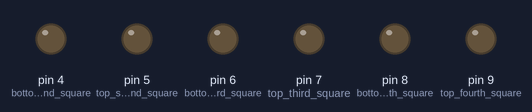
This sketch was run on a simulated Arduino Uno, built with avr-gcc and run on an emulated ATmega328P. On the bench: output pins drawn as LEDs (lit = HIGH). Pins used as bus, display or sensor lines are not drawn.

Above: at 1.0 s.
At 3.3 s:
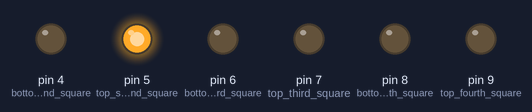
At 5.3 s:
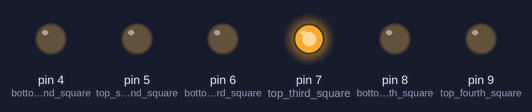
At 7.3 s:
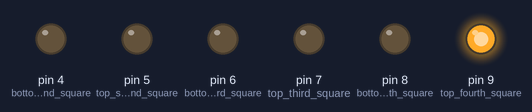
At 9.0 s:
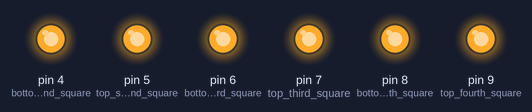
At 12.6 s:
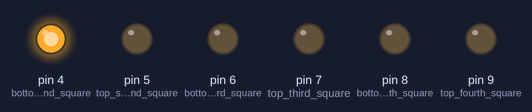
Timing chart, 0 to 13.4 s (numbered marks = the images above):
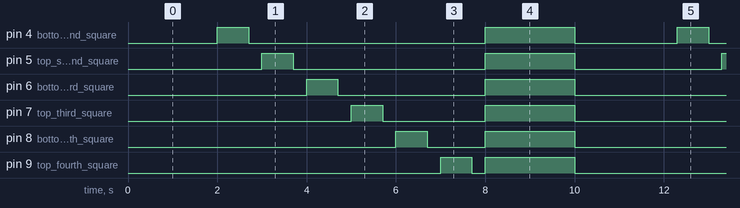

The sketch:

eiffel_tower.ino
```cpp
int short_time_of_delay = 300;
int reg_time_of_delay = 700;
int long_time_of_delay = 2000;
int bottom_first_square = 2;
int top_first_square = 3;
int bottom_second_square = 4;
int top_second_square = 5;
int bottom_third_square = 6;
int top_third_square = 7;
int bottom_fourth_square = 8;
int top_fourth_square = 9;


void setup()
{
  pinMode(bottom_first_square, OUTPUT);
  pinMode(top_first_square, OUTPUT);
  pinMode(bottom_second_square, OUTPUT);
  pinMode(top_second_square, OUTPUT);
  pinMode(bottom_third_square, OUTPUT);
  pinMode(top_third_square, OUTPUT);
  pinMode(bottom_fourth_square, OUTPUT);
  pinMode(top_fourth_square, OUTPUT);
}

void loop()
{
  digitalWrite(bottom_first_square, HIGH);
  digitalWrite(top_first_square, LOW);
  digitalWrite(bottom_second_square, LOW);
  digitalWrite(top_second_square, LOW);
  digitalWrite(bottom_third_square, LOW);
  digitalWrite(top_third_square, LOW);
  digitalWrite(bottom_fourth_square, LOW);
  digitalWrite(top_fourth_square, LOW);
  delay(reg_time_of_delay);
  digitalWrite(bottom_first_square, LOW);
  digitalWrite(top_first_square, LOW);
  digitalWrite(bottom_second_square, LOW);
  digitalWrite(top_second_square, LOW);
  digitalWrite(bottom_third_square, LOW);
  digitalWrite(top_third_square, LOW);
  digitalWrite(bottom_fourth_square, LOW);
  digitalWrite(top_fourth_square, LOW);
  delay(short_time_of_delay);

  digitalWrite(bottom_first_square, LOW);
  digitalWrite(top_first_square, HIGH);
  digitalWrite(bottom_second_square, LOW);
  digitalWrite(top_second_square, LOW);
  digitalWrite(bottom_third_square, LOW);
  digitalWrite(top_third_square, LOW);
  digitalWrite(bottom_fourth_square, LOW);
  digitalWrite(top_fourth_square, LOW);
  delay(reg_time_of_delay);
  digitalWrite(bottom_first_square, LOW);
  digitalWrite(top_first_square, LOW);
  digitalWrite(bottom_second_square, LOW);
  digitalWrite(top_second_square, LOW);
  digitalWrite(bottom_third_square, LOW);
  digitalWrite(top_third_square, LOW);
  digitalWrite(bottom_fourth_square, LOW);
  digitalWrite(top_fourth_square, LOW);
  delay(short_time_of_delay);

  digitalWrite(bottom_first_square, LOW);
  digitalWrite(top_first_square, LOW);
  digitalWrite(bottom_second_square, HIGH);
  digitalWrite(top_second_square, LOW);
  digitalWrite(bottom_third_square, LOW);
  digitalWrite(top_third_square, LOW);
  digitalWrite(bottom_fourth_square, LOW);
  digitalWrite(top_fourth_square, LOW);
  delay(reg_time_of_delay);
  digitalWrite(bottom_first_square, LOW);
  digitalWrite(top_first_square, LOW);
  digitalWrite(bottom_second_square, LOW);
  digitalWrite(top_second_square, LOW);
  digitalWrite(bottom_third_square, LOW);
  digitalWrite(top_third_square, LOW);
  digitalWrite(bottom_fourth_square, LOW);
  digitalWrite(top_fourth_square, LOW);
  delay(short_time_of_delay);

  digitalWrite(bottom_first_square, LOW);
  digitalWrite(top_first_square, LOW);
  digitalWrite(bottom_second_square, LOW);
  digitalWrite(top_second_square, HIGH);
  digitalWrite(bottom_third_square, LOW);
  digitalWrite(top_third_square, LOW);
  digitalWrite(bottom_fourth_square, LOW);
  digitalWrite(top_fourth_square, LOW);
  delay(reg_time_of_delay);
  digitalWrite(bottom_first_square, LOW);
  digitalWrite(top_first_square, LOW);
  digitalWrite(bottom_second_square, LOW);
  digitalWrite(top_second_square, LOW);
  digitalWrite(bottom_third_square, LOW);
  digitalWrite(top_third_square, LOW);
  digitalWrite(bottom_fourth_square, LOW);
  digitalWrite(top_fourth_square, LOW);
  delay(short_time_of_delay);

  digitalWrite(bottom_first_square, LOW);
  digitalWrite(top_first_square, LOW);
  digitalWrite(bottom_second_square, LOW);
  digitalWrite(top_second_square, LOW);
  digitalWrite(bottom_third_square, HIGH);
  digitalWrite(top_third_square, LOW);
  digitalWrite(bottom_fourth_square, LOW);
  digitalWrite(top_fourth_square, LOW);
  delay(reg_time_of_delay);
  digitalWrite(bottom_first_square, LOW);
  digitalWrite(top_first_square, LOW);
  digitalWrite(bottom_second_square, LOW);
  digitalWrite(top_second_square, LOW);
  digitalWrite(bottom_third_square, LOW);
  digitalWrite(top_third_square, LOW);
  digitalWrite(bottom_fourth_square, LOW);
  digitalWrite(top_fourth_square, LOW);
  delay(short_time_of_delay);

  digitalWrite(bottom_first_square, LOW);
  digitalWrite(top_first_square, LOW);
  digitalWrite(bottom_second_square, LOW);
  digitalWrite(top_second_square, LOW);
  digitalWrite(bottom_third_square, LOW);
  digitalWrite(top_third_square, HIGH);
  digitalWrite(bottom_fourth_square, LOW);
  digitalWrite(top_fourth_square, LOW);
  delay(reg_time_of_delay);
  digitalWrite(bottom_first_square, LOW);
  digitalWrite(top_first_square, LOW);
  digitalWrite(bottom_second_square, LOW);
  digitalWrite(top_second_square, LOW);
  digitalWrite(bottom_third_square, LOW);
  digitalWrite(top_third_square, LOW);
  digitalWrite(bottom_fourth_square, LOW);
  digitalWrite(top_fourth_square, LOW);
  delay(short_time_of_delay);

  digitalWrite(bottom_first_square, LOW);
  digitalWrite(top_first_square, LOW);
  digitalWrite(bottom_second_square, LOW);
  digitalWrite(top_second_square, LOW);
  digitalWrite(bottom_third_square, LOW);
  digitalWrite(top_third_square, LOW);
  digitalWrite(bottom_fourth_square, HIGH);
  digitalWrite(top_fourth_square, LOW);
  delay(reg_time_of_delay);
  digitalWrite(bottom_first_square, LOW);
  digitalWrite(top_first_square, LOW);
  digitalWrite(bottom_second_square, LOW);
  digitalWrite(top_second_square, LOW);
  digitalWrite(bottom_third_square, LOW);
  digitalWrite(top_third_square, LOW);
  digitalWrite(bottom_fourth_square, LOW);
  digitalWrite(top_fourth_square, LOW);
  delay(short_time_of_delay);

  digitalWrite(bottom_first_square, LOW);
  digitalWrite(top_first_square, LOW);
  digitalWrite(bottom_second_square, LOW);
  digitalWrite(top_second_square, LOW);
  digitalWrite(bottom_third_square, LOW);
  digitalWrite(top_third_square, LOW);
  digitalWrite(bottom_fourth_square, LOW);
  digitalWrite(top_fourth_square, HIGH);
  delay(reg_time_of_delay);
  digitalWrite(bottom_first_square, LOW);
  digitalWrite(top_first_square, LOW);
  digitalWrite(bottom_second_square, LOW);
  digitalWrite(top_second_square, LOW);
  digitalWrite(bottom_third_square, LOW);
  digitalWrite(top_third_square, LOW);
  digitalWrite(bottom_fourth_square, LOW);
  digitalWrite(top_fourth_square, LOW);
  delay(short_time_of_delay);

  digitalWrite(bottom_first_square, HIGH);
  digitalWrite(top_first_square, HIGH);
  digitalWrite(bottom_second_square, HIGH);
  digitalWrite(top_second_square, HIGH);
  digitalWrite(bottom_third_square, HIGH);
  digitalWrite(top_third_square, HIGH);
  digitalWrite(bottom_fourth_square, HIGH);
  digitalWrite(top_fourth_square, HIGH);
  delay(long_time_of_delay);
  digitalWrite(bottom_first_square, LOW);
  digitalWrite(top_first_square, LOW);
  digitalWrite(bottom_second_square, LOW);
  digitalWrite(top_second_square, LOW);
  digitalWrite(bottom_third_square, LOW);
  digitalWrite(top_third_square, LOW);
  digitalWrite(bottom_fourth_square, LOW);
  digitalWrite(top_fourth_square, LOW);
  delay(short_time_of_delay);
}
```

Measured:
- by itself, pin 4 (bottom_second_square): repeats every 10.3 s: LOW 5.3 s, HIGH 2.0 s, LOW 2.3 s, HIGH 0.70 s
- by itself, pin 5 (top_second_square): repeats every 10.3 s: LOW 4.3 s, HIGH 2.0 s, LOW 3.3 s, HIGH 0.70 s
- by itself, pin 6 (bottom_third_square): repeats every 10.3 s: LOW 3.3 s, HIGH 2.0 s, LOW 4.3 s, HIGH 0.70 s
- by itself, pin 7 (top_third_square): repeats every 10.3 s: LOW 2.3 s, HIGH 2.0 s, LOW 5.3 s, HIGH 0.70 s
- by itself, pin 8 (bottom_fourth_square): repeats every 10.3 s: LOW 1.3 s, HIGH 2.0 s, LOW 6.3 s, HIGH 0.70 s
- by itself, pin 9 (top_fourth_square): repeats every 10.3 s: LOW 0.30 s, HIGH 2.0 s, LOW 7.3 s, HIGH 0.70 s
